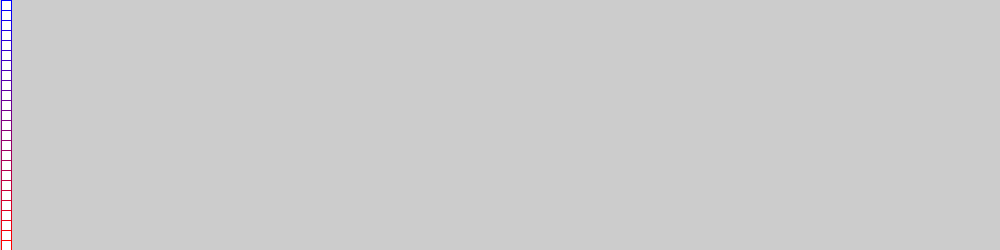
Frame 1 (no input)
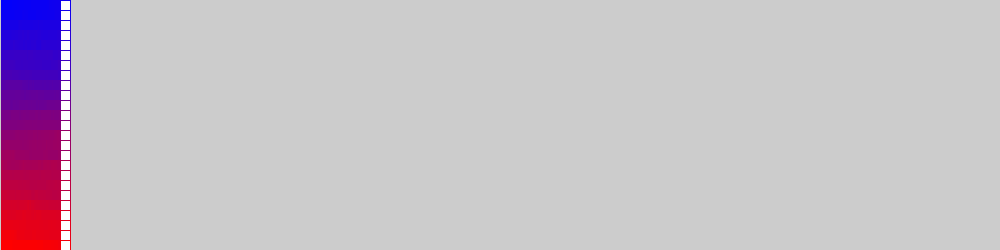
Frame 60 (the mouse pressed at the canvas centre just before this capture)
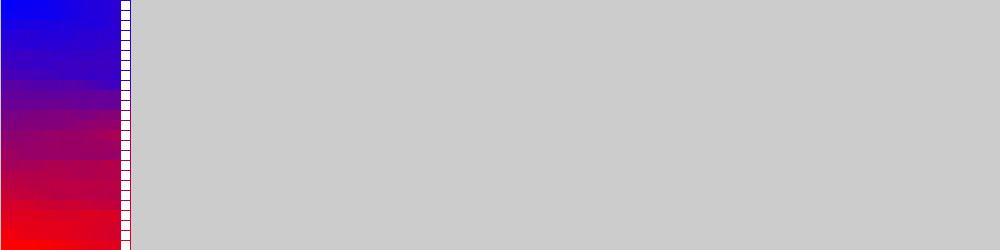
Frame 120 (the mouse held since frame 60 and released just before this capture)

The Processing sketch that drew these frames (run headless with seeded random() and noise(); from frame 60 on, the mouse is pressed at the canvas centre):

// Processing sketch: confidence02alt
// ── confidence02alt.pde
/// Bounded confidence 0D - second attempt alternative.
/// Treshold and epsilon, alternative visualisation
//-////////////////////////////////////////////////////

final int   N=25;        //Number of agents
final float eps=0.005;
final float tre=0.25;

float[] minds=new float[N]; //creating an array

//for visualisation
float   side=0;

void setup() // modifies global side
{
  size(1000,250);
  side=height/(N);
  frameRate(190);
  
  //Initialisation:
  for(int i=0;i<N;i++)
    minds[i]=i*(1.0/(N-1)); //<0..1>
    
  //Check:
  println( "N:",N,"Epsilon:",eps ,"Treshold:",tre );
  for(int i=0;i<N;i++)
    print(minds[i]," ");
}

void draw()
{
  //Alternative visualisation - minds as colors only.
  for(int i=0;i<N;i++)
  {
    float R=minds[i]*255, B=(1-minds[i])*255;
    stroke(R,0,B);
    rect(frameCount%width,i/(float)(N)*height,side,side);
  }
  
  //Monte Carlo step of changes
  for(int i=0;i<N;i++)
  {
    int a=int(random(N));
    int b=int(random(N));
    
    if(abs(minds[a]-minds[b])<tre)
    {
      if(minds[a] < minds[b])
        minds[a]+=eps;
      else
        if(minds[a] > minds[b])
          minds[a]-=eps;
    }
  }
}

/// @date 2025-11-10 (https://github.com/borkowsk/bookProcessingEN/tree/main/TASK06_bconfidence)
